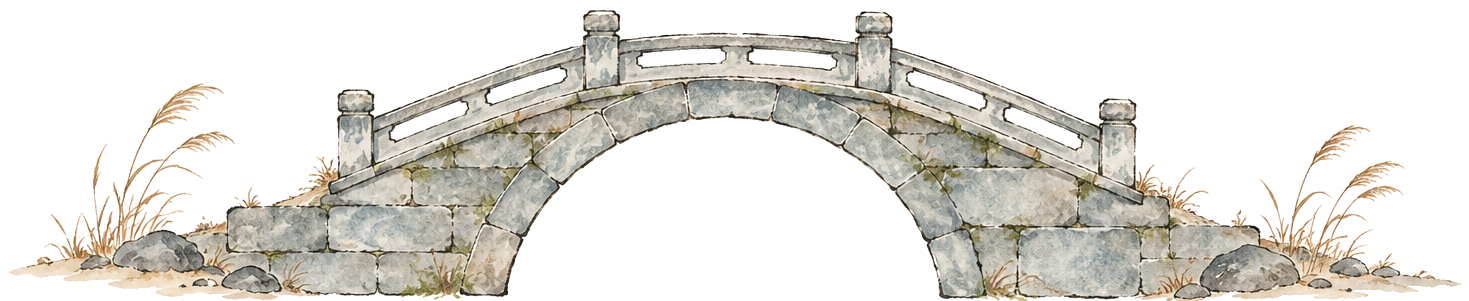
#> input picture assets/template/assets/bridge.png, 1469 x 301 px
$ python cutout.py assets/bridge.png out.png
#> lines starting #> are read from the running program, lines starting #| are printed output that depends on the picture
# 把白底生成图抠成透明 PNG（含藤椅镂空），并去掉白边
import sys, numpy as np
from PIL import Image
im = np.asarray(Image.open(sys.argv[1]).convert('RGB')).astype(np.float32) / 255
mn = im.min(axis=2); sat = im.max(axis=2) - mn
#> after `mn = im.min(axis=2)`:
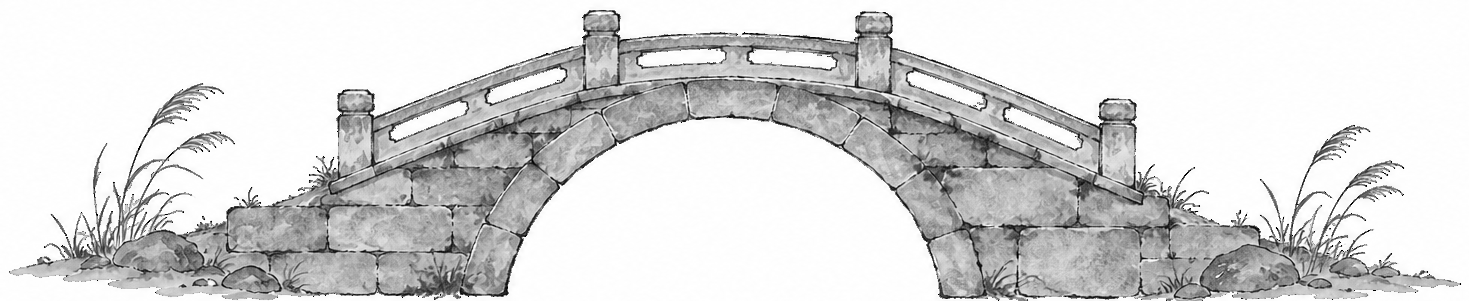
#> mn: shape (301, 1469) float32; min 0, max 1, mean 0.848
#> after `sat = im.max(axis=2) - mn`:
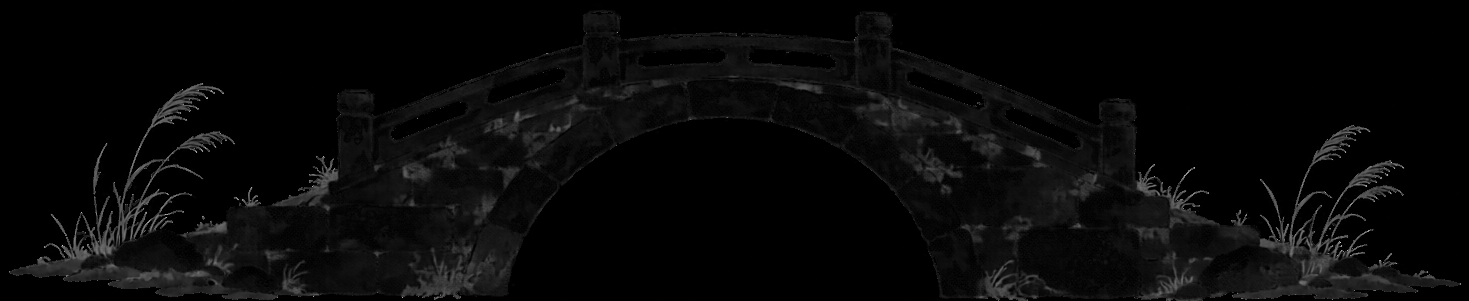
#> sat: shape (301, 1469) float32; min 0, max 0.827, mean 0.035
# 越白越透明；有颜色（饱和度高）的浅色像素保留
a = np.clip((0.97 - mn) / 0.10, 0, 1)
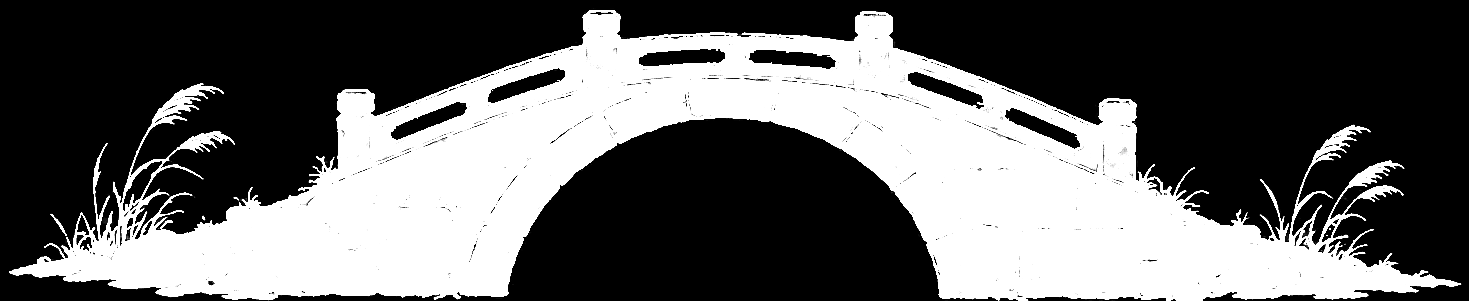
#> a: shape (301, 1469) float32; min 0, max 1, mean 0.381
a = np.maximum(a, np.clip((sat - 0.06) / 0.08, 0, 1))
a3 = a[..., None]
rgb = np.where(a3 > 0.02, (im - (1 - a3)) / np.maximum(a3, 0.02), im)   # 去白底溢色
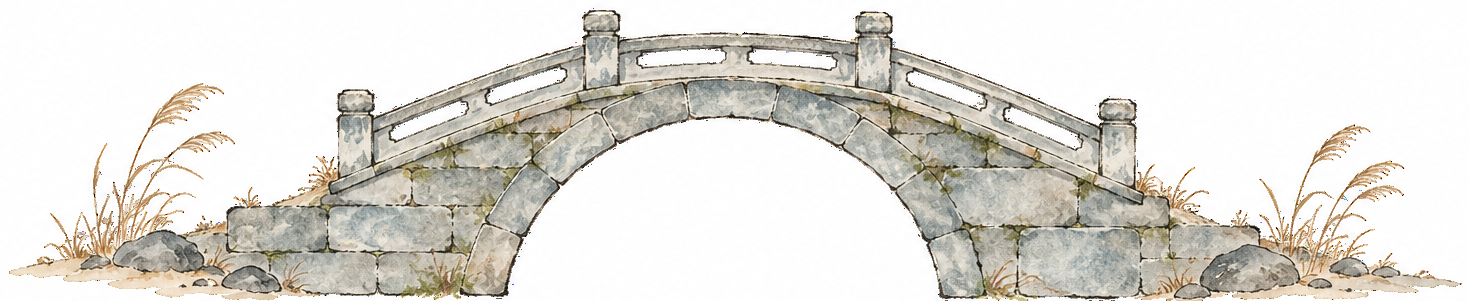
#> rgb: shape (301, 1469, 3) float32; mean of channels 0, 1, 2 0.881, 0.87, 0.847; drawn as R, G, B
out = np.dstack([np.clip(rgb, 0, 1), a])
ys, xs = np.where(a > 0.5); y0, y1, x0, x1 = ys.min(), ys.max(), xs.min(), xs.max()
#> after `y0, y1, x0, x1 = (ys.min(), ys.max(), xs.min(), xs.max())`: y0 = 10; y1 = 300; x0 = 9; x1 = 1460
pad = 12
out = out[max(0, y0 - pad):y1 + pad, max(0, x0 - pad):x1 + pad]
Image.fromarray((out * 255).astype(np.uint8), 'RGBA').save(sys.argv[2])
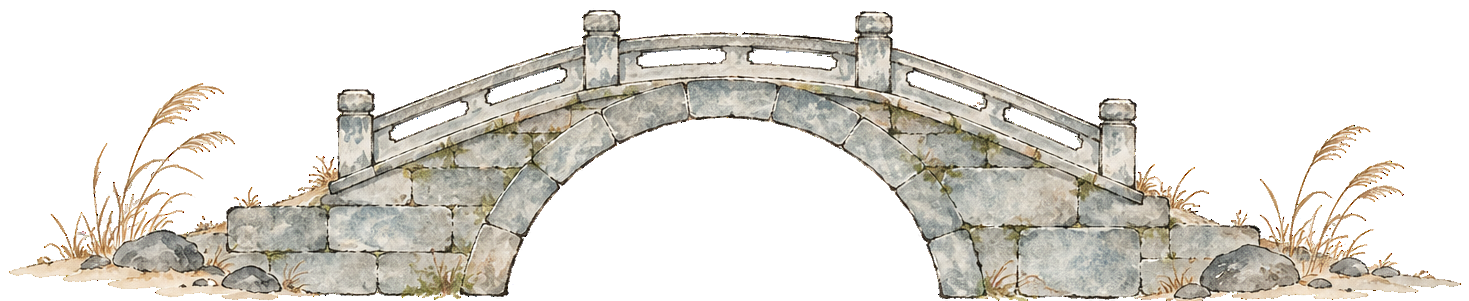
#> saved as out.png: PIL image 1469x301 RGBA; mean R, G, B, A 224.5, 221.7, 215.9, 97.1; transparent parts drawn white
print('cut', out.shape)
#| cut (301, 1469, 4)

$ run again, on assets/template/assets/man3d.png
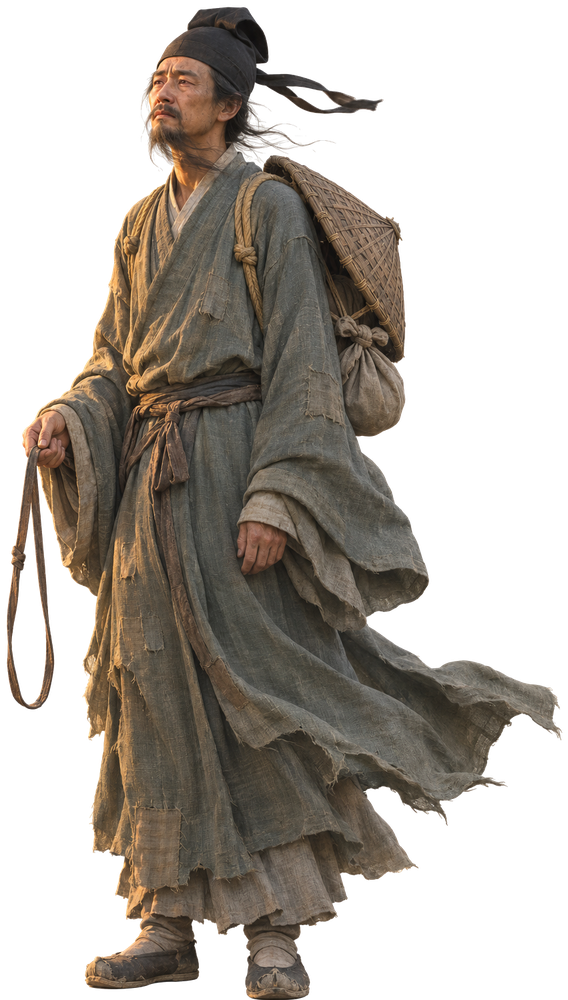
#> input picture assets/template/assets/man3d.png, 568 x 1000 px, shrunk from 851 x 1498 before the run
#> `sat = im.max(axis=2) - mn`:
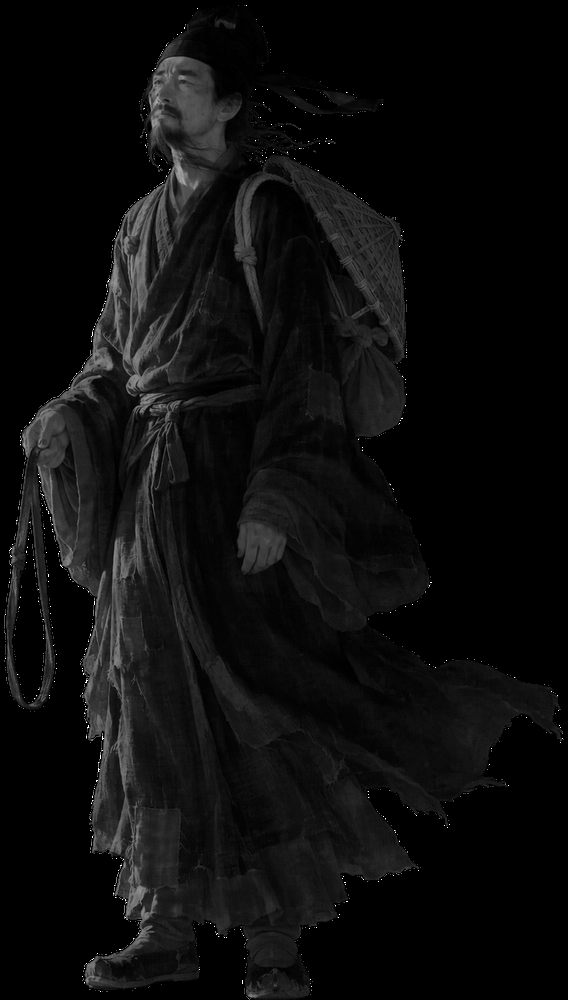
#> sat: shape (1000, 568) float32; min 0, max 1, mean 0.0529
#> `a = np.clip((0.97 - mn) / 0.10, 0, 1)`:
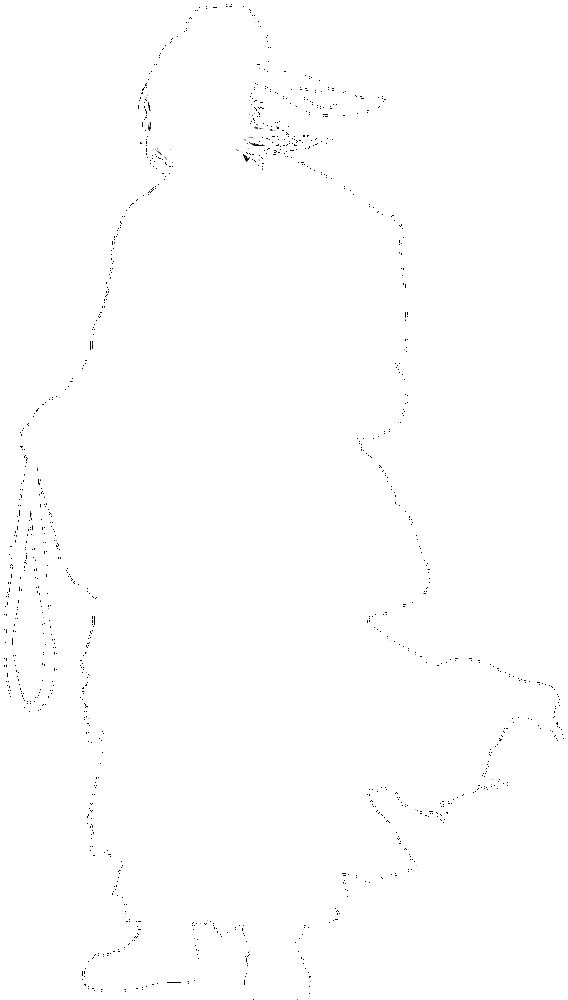
#> a: shape (1000, 568) float32; min 0, max 1, mean 0.997
#> y0 = 0; y1 = 999; x0 = 0; x1 = 567
#| cut (1000, 568, 4)

$ run again, on assets/template/assets/perch.png
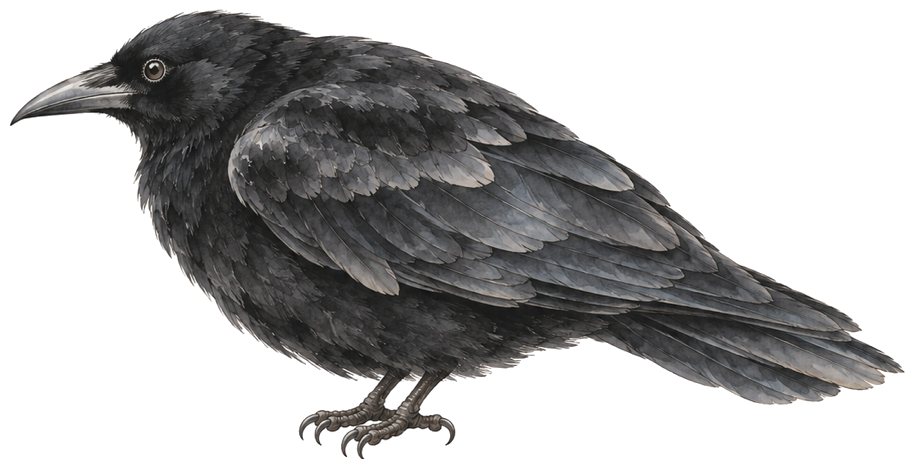
#> input picture assets/template/assets/perch.png, 913 x 459 px
#> `sat = im.max(axis=2) - mn`:
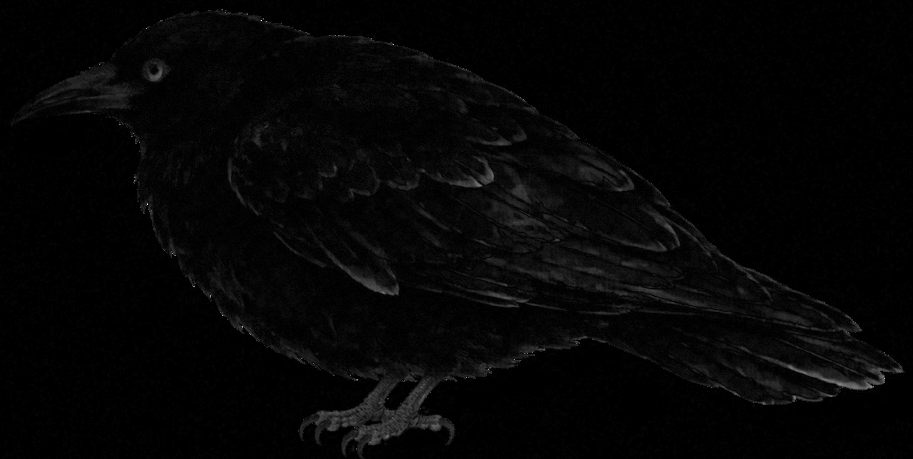
#> sat: shape (459, 913) float32; min 0, max 0.294, mean 0.00636; drawn with min black and max white
#> `a = np.clip((0.97 - mn) / 0.10, 0, 1)`:
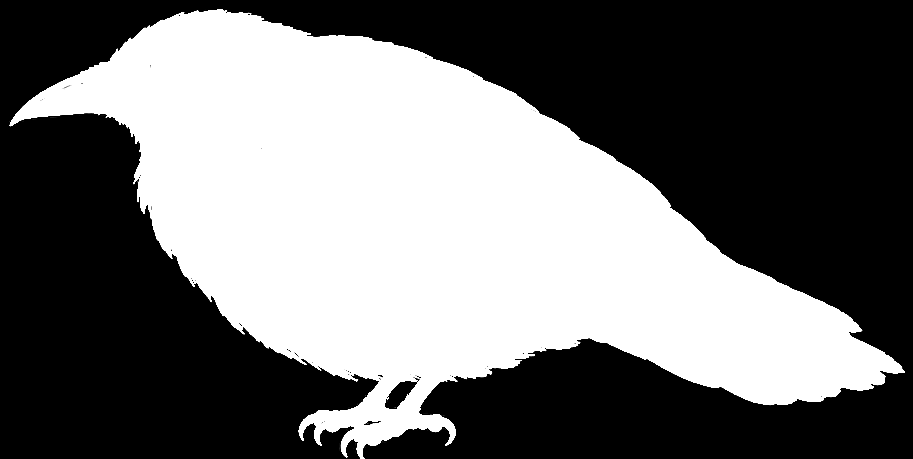
#> a: shape (459, 913) float32; min 0, max 1, mean 0.436
#> y0 = 9; y1 = 458; x0 = 9; x1 = 904
#| cut (459, 913, 4)
